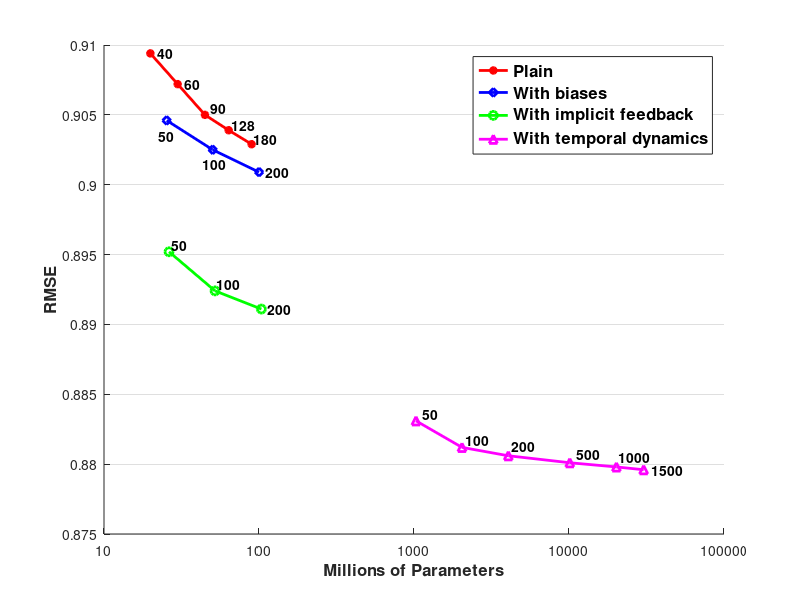

Here is the MATLAB script that generated this plot:
function koren
    legend_version = 1;
    background_color = [255/255, 204/255, 153/255];
    %background_color = 'w';

    %% ========================================================================
    % data
    plain = [19910800, 0.9094,  40,  22000000, 0.9094;
             29866200, 0.9072,  60,  33000000, 0.9072;
             44799300, 0.9050,  90,  49000000, 0.9055;
             63714560, 0.9039, 128,  66480000, 0.9043;
             89598600, 0.9029, 180,  92000000, 0.9033];

    feedback = [26274770, 0.8952,  50,  27274770, 0.8957; 
                52051770, 0.8924, 100,  53051770, 0.8929;
                103605770,0.8911, 200, 113605770, 0.8911];
            
    bias = [25386270,  0.9046,  50,  22386270, 0.9035;
            50274770,  0.9025, 100,  43274770, 0.9015;
            100051770, 0.9009, 200, 110051770, 0.9009];
        

    dynamics = [1029972540,  0.8831,   50,  1129972540, 0.8836;
                2039749540,  0.8812,  100,  2139749540, 0.8817;
                4059303540,  0.8806,  200,  4259303540, 0.8813;
                10117965540, 0.8801,  500, 11117965540, 0.8807;
                20215735540, 0.8798, 1000, 21015735540, 0.8805;
                30313505540, 0.8796, 1500, 34313505540, 0.8796];
            
    %netflix = [10000000,     0.9154;
    %           100000000000, 0.9154];

    %grandprize = [10000000,     0.8563;
    %              100000000000, 0.8563];

    %% ========================================================================          
    % figure
    figure; clf;
    position = get(gcf, 'Position');
    position(2) = position(2) - 100;
    position(3) = 650;
    position(4) = 500;
    set(gcf, 'Position', position);

    hold on;
    %plot(netflix(:,1), netflix(:,2),    'LineStyle', '--', 'Color', [0.0, 0.0, 0.5], 'LineWidth', 2);
    plot(plain(:, 1), plain(:, 2), '-r*', 'LineWidth', 2);
    plot_dimension(plain);
    
    plot(bias(:, 1), bias(:, 2), '-bd', 'LineWidth', 2);
    plot_dimension(bias);
    
    plot(feedback(:,1), feedback(:, 2), '-go', 'LineWidth', 2);
    plot_dimension(feedback);
    
    plot(dynamics(:,1), dynamics(:, 2), '-m^', 'LineWidth', 2);
    plot_dimension(dynamics);
    %plot(grandprize(:,1), grandprize(:,2),    'LineStyle', '-.', 'Color', [0.0, 0.5, 0.0], 'LineWidth', 2);

    set(gca, 'XScale', 'log');
    set(gca, 'XTick',     [10000000, 100000000, 1000000000, 10000000000, 100000000000]);
    set(gca, 'XTickLabel', {    '10',     '100',     '1000',     '10000',     '100000'});
    set(gca, 'YGrid', 'on');
    xlim([10000000, 100000000000]);
    ylim([0.875, 0.91]);
    xlabel('Millions of Parameters', 'FontSize', 12, 'FontWeight', 'bold');
    ylabel('RMSE', 'FontSize', 12, 'FontWeight', 'bold');

    if legend_version
        legend_h = legend('Plain', 'With biases', 'With implicit feedback', 'With temporal dynamics', 'Location', 'NorthEast');
        set(legend_h, 'FontSize', 12, 'FontWeight', 'bold');
        set(legend_h, 'Color', 'w');
        set(gca, 'Color', background_color);
    else
        set(gca, 'Color', 'w');
        %text(500000000, 0.913, 'Netflix baseline', 'FontSize', 16, 'FontWeight', 'bold', 'Color', [0.0, 0.0, 0.5]);
        text(50000000,  0.908,  'Plain', 'FontSize', 16, 'FontWeight', 'bold', 'Color', 'r');
        text(70000000,  0.899,  'w/Biases', 'FontSize', 16, 'FontWeight', 'bold', 'color', 'b');
        text(75000000,  0.889,  'w/Implicit feedback', 'FontSize', 16, 'FontWeight', 'bold', 'color', 'g');
        text(1500000000, 0.878, 'w/Temporal dynamics', 'FontSize', 16, 'FontWeight', 'bold', 'Color', 'm');
        %text(500000000, 0.860, 'Grand prize', 'FontSize', 16, 'FontWeight', 'bold', 'Color', [0.0, 0.5, 0.0]);
    end

    hold off;
end

function plot_dimension(data)
    for k = 1 : size(data, 1)
        text(data(k,4), data(k,5), sprintf('%d', data(k,3)), 'FontWeight', 'bold');
    end
end
